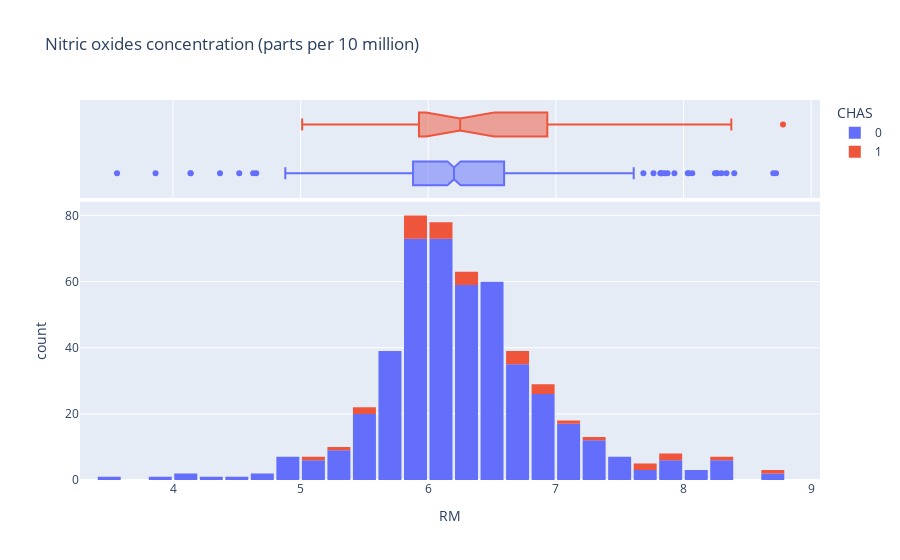

Notebook code for this chart:
### Markdown cell above
## RM: Average number of rooms per dwelling

### Code cell
fig = px.histogram(house_df, x='RM', marginal='box', color='CHAS', 
             title="Average number of rooms per dwelling")
fig.update_layout(bargap=0.1)
fig.show()

### Figure 1 — Plotly figure (JSON) as saved in the notebook; plotly's stock layout.template omitted (floating-point values rounded to 4 significant figures; data arrays with more than 128 entries replaced by an {"elided": "..."} marker saying what was removed)
{"data": [{"alignmentgroup": "True", "bingroup": "x", "hovertemplate": "CHAS=0<br>RM=%{x}<br>count=%{y}<extra></extra>", "legendgroup": "0", "marker": {"color": "#636efa", "pattern": {"shape": ""}}, "name": "0", "offsetgroup": "0", "orientation": "v", "showlegend": true, "type": "histogram", "x": {"elided": "471 float values"}, "xaxis": "x", "yaxis": "y"}, {"alignmentgroup": "True", "hovertemplate": "CHAS=0<br>RM=%{x}<extra></extra>", "legendgroup": "0", "marker": {"color": "#636efa"}, "name": "0", "notched": true, "offsetgroup": "0", "showlegend": false, "type": "box", "x": {"elided": "471 float values"}, "xaxis": "x2", "yaxis": "y2"}, {"alignmentgroup": "True", "bingroup": "x", "hovertemplate": "CHAS=1<br>RM=%{x}<br>count=%{y}<extra></extra>", "legendgroup": "1", "marker": {"color": "#EF553B", "pattern": {"shape": ""}}, "name": "1", "offsetgroup": "1", "orientation": "v", "showlegend": true, "type": "histogram", "x": [5.403, 5.012, 6.129, 6.152, 6.25, 7.802, 8.375, 6.064, 5.344, 5.96, 5.404, 5.807, 5.888, 5.951, 6.373, 6.951, 6.164, 6.879, 6.726, 6.631, 5.92, 7.691, 6.758, 7.267, 6.826, 7.645, 7.923, 6.212, 6.395, 6.127, 5.803, 8.78, 6.683, 7.016, 5.875], "xaxis": "x", "yaxis": "y"}, {"alignmentgroup": "True", "hovertemplate": "CHAS=1<br>RM=%{x}<extra></extra>", "legendgroup": "1", "marker": {"color": "#EF553B"}, "name": "1", "notched": true, "offsetgroup": "1", "showlegend": false, "type": "box", "x": [5.403, 5.012, 6.129, 6.152, 6.25, 7.802, 8.375, 6.064, 5.344, 5.96, 5.404, 5.807, 5.888, 5.951, 6.373, 6.951, 6.164, 6.879, 6.726, 6.631, 5.92, 7.691, 6.758, 7.267, 6.826, 7.645, 7.923, 6.212, 6.395, 6.127, 5.803, 8.78, 6.683, 7.016, 5.875], "xaxis": "x2", "yaxis": "y2"}], "layout": {"bargap": 0.1, "barmode": "relative", "legend": {"title": {"text": "CHAS"}, "tracegroupgap": 0}, "title": {"text": "Nitric oxides concentration (parts per 10 million)"}, "xaxis": {"anchor": "y", "domain": [0, 1], "title": {"text": "RM"}}, "xaxis2": {"anchor": "y2", "domain": [0, 1], "matches": "x", "showgrid": true, "showticklabels": false}, "yaxis": {"anchor": "x", "domain": [0, 0.7326], "title": {"text": "count"}}, "yaxis2": {"anchor": "x2", "domain": [0.7426, 1], "matches": "y2", "showgrid": false, "showline": false, "showticklabels": false, "ticks": ""}}}
